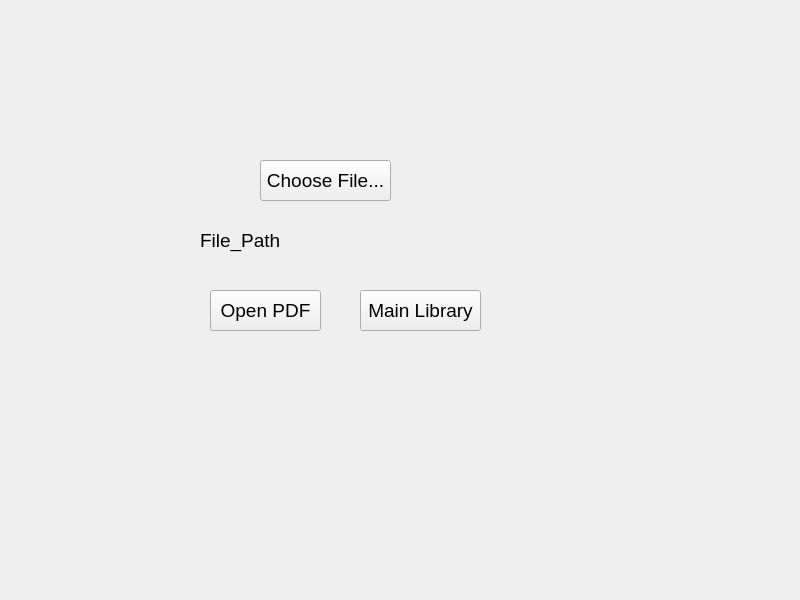
<?xml version="1.0" encoding="UTF-8"?>
<ui version="4.0">
 <class>UploadWindow</class>
 <widget class="QMainWindow" name="UploadWindow">
  <property name="geometry">
   <rect>
    <x>0</x>
    <y>0</y>
    <width>800</width>
    <height>600</height>
   </rect>
  </property>
  <property name="font">
   <font>
    <family>Segoe UI Symbol</family>
    <pointsize>14</pointsize>
   </font>
  </property>
  <property name="windowTitle">
   <string>UploadWindow</string>
  </property>
  <widget class="QWidget" name="centralwidget">
   <widget class="QPushButton" name="Upload_Button">
    <property name="geometry">
     <rect>
      <x>260</x>
      <y>160</y>
      <width>131</width>
      <height>41</height>
     </rect>
    </property>
    <property name="whatsThis">
     <string>&lt;html&gt;&lt;head/&gt;&lt;body&gt;&lt;p align=&quot;center&quot;&gt;&lt;br/&gt;&lt;/p&gt;&lt;/body&gt;&lt;/html&gt;</string>
    </property>
    <property name="text">
     <string>Choose File...</string>
    </property>
   </widget>
   <widget class="QLabel" name="File_Path">
    <property name="geometry">
     <rect>
      <x>200</x>
      <y>220</y>
      <width>311</width>
      <height>41</height>
     </rect>
    </property>
    <property name="whatsThis">
     <string>&lt;html&gt;&lt;head/&gt;&lt;body&gt;&lt;p align=&quot;center&quot;&gt;&lt;br/&gt;&lt;/p&gt;&lt;/body&gt;&lt;/html&gt;</string>
    </property>
    <property name="text">
     <string>File_Path</string>
    </property>
   </widget>
   <widget class="QPushButton" name="Quick_PDF">
    <property name="geometry">
     <rect>
      <x>210</x>
      <y>290</y>
      <width>111</width>
      <height>41</height>
     </rect>
    </property>
    <property name="text">
     <string>Open PDF</string>
    </property>
   </widget>
   <widget class="QPushButton" name="Back2Main">
    <property name="geometry">
     <rect>
      <x>360</x>
      <y>290</y>
      <width>121</width>
      <height>41</height>
     </rect>
    </property>
    <property name="text">
     <string>Main Library</string>
    </property>
   </widget>
  </widget>
 </widget>
 <resources/>
 <connections/>
</ui>
